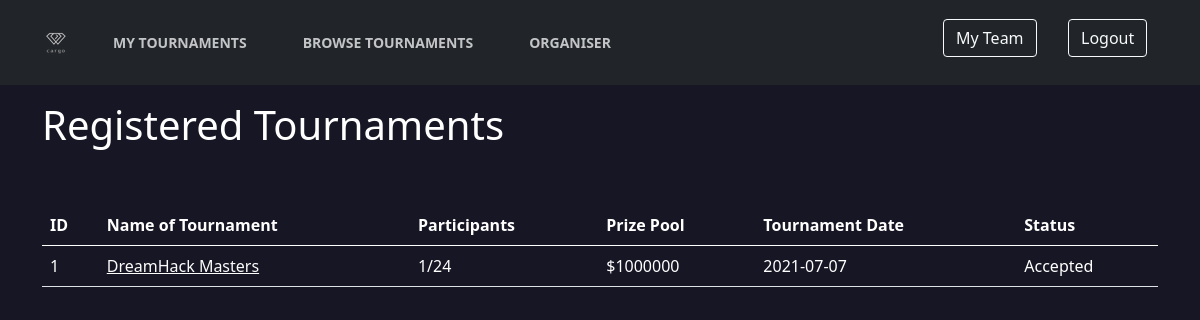
The page /tournaments (signed in) on the database as committed earlier.
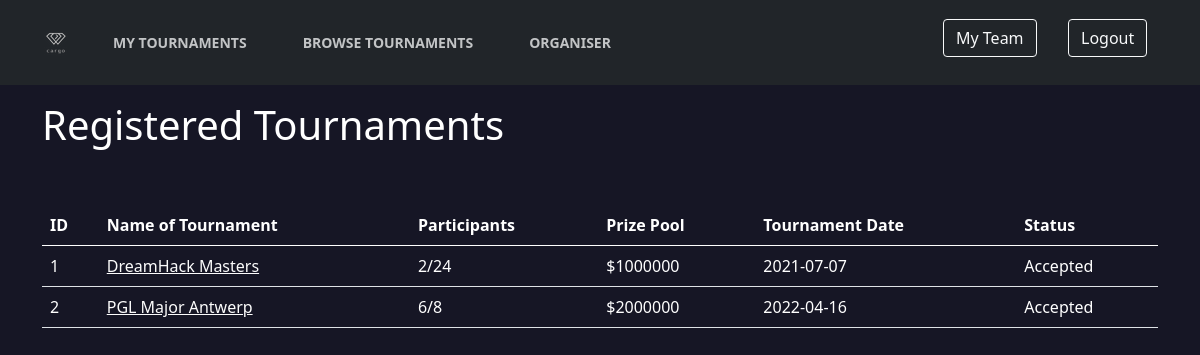
The same page on the database as committed later.
### cargo/models.py (models this page shows)
class Tournament(db.Model):
    id = db.Column(db.Integer, primary_key=True)
    name = db.Column(db.String)
    max_teams = db.Column(db.Integer)
    participants = db.Column(db.Integer, default=0)
    prize = db.Column(db.String)
    reg_start = db.Column(db.String)
    reg_end = db.Column(db.String)
    tour_start = db.Column(db.String)
    tour_end = db.Column(db.String)
    type = db.Column(db.String)
    third = db.Column(db.Boolean)
    reg_no = db.Column(db.Integer, default=0)
    reg_open = db.Column(db.Boolean, default=True)
    paid = db.Column(db.Boolean, default=False)
    payment_info = db.Column(db.String)
    admin = db.Column(db.Integer, db.ForeignKey('user.id'))

### cargo/routes.py (the view)
@application.route('/tournaments')
@login_required
def registered_tournaments():
    my_team = Team.query.filter_by(user=current_user.id).first()
    if my_team:
        regs = Registration.query.filter_by(team_id=my_team.id).all()
        tours = []
        for reg in regs:
            tour = Tournament.query.get(reg.tour_id)
            tour.accepted = reg.reg_accepted
            tours.append(tour)
        return render_template('tournaments.html', user=current_user, title='Browse', tour=tours)
    return redirect('team')

### cargo/models.py (called while the page is built)
@login_manager.user_loader
def load_user(user_id):
    return User.query.get(int(user_id))

### cargo/templates/tournaments.html
{% extends 'layout.html' %}
{% block content %}
<div class="container">
<div id="content" class="text-white">
      <div class="row">
          <div class="col-md-10">
              <h1>Registered Tournaments</h1>
          </div>
      </div>
  <table class="table text-white mt-5">
    <thead>
      <tr>
        <th>ID</th>
        <th>Name of Tournament</th>
        <th>Participants</th>
        <th>Prize Pool</th>
        <th>Tournament Date</th>
        <th>Status</th>
      </tr>
    </thead>
    <tbody>
    {% for t in tour %}
      <tr>
        <td> {{ t.id }}</td>
        <td>
            <a href="/tournaments/{{ t.id }}/details">
          {{ t.name }}
            </a>
        </td>
        <td>
          {{ t.participants }}/{{ t.max_teams }}
        </td>
        <td>
          {{ t.prize }}
        </td>
      <td>
          {{ t.tour_start }}
      </td>
          {% if t.accepted %}
          <td>Accepted</td>
          {% else %}
          <td>Pending</td>
          {% endif %}
      </tr>
    {% endfor %}
    </tbody>
  </table>
</div>
</div>
{% endblock %}

Rows that differ between the two databases and show on the page:
changed Tournament "DreamHack Masters": participants "1" → "2"
added Tournament: id "2", name "PGL Major Antwerp", participants "6", max_teams "8", prize "$2000000", tour_start "2022-04-16"
